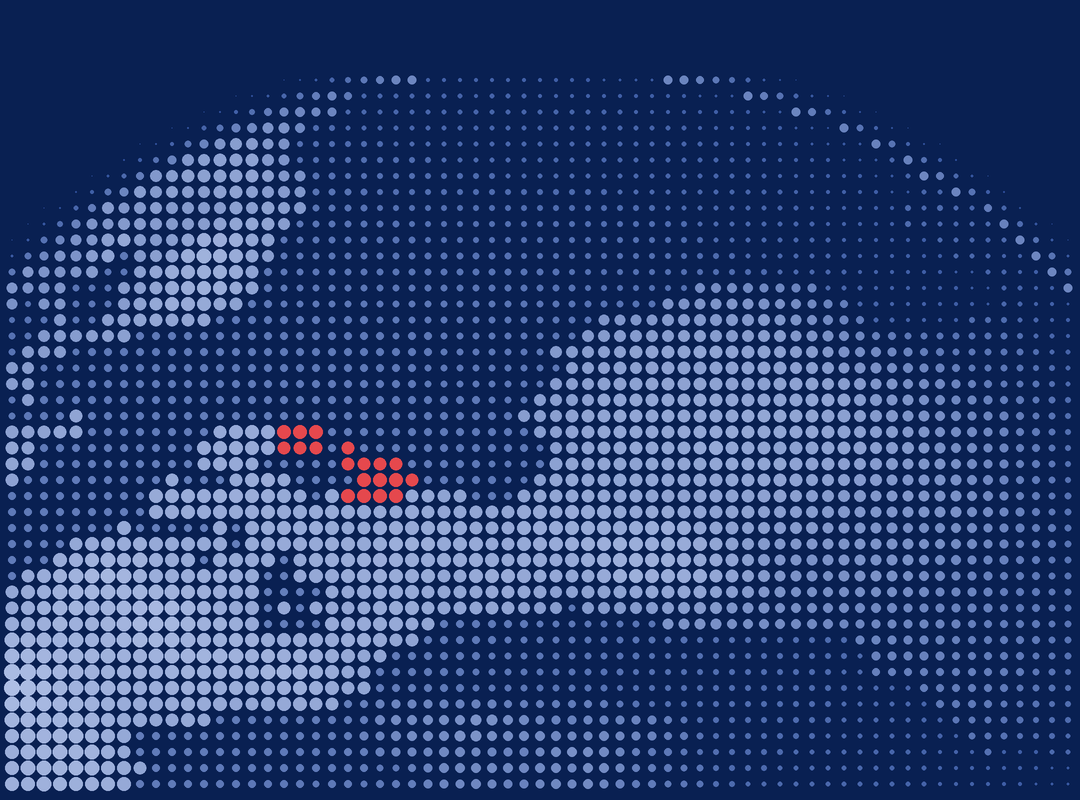

Generate this figure with Python:
# S1 v2: crisp halftone planet rising, no glow or grain; highlight = real dots recoloured.
from engine import *
W,H=1080,800
D=1500
g=globe(D,seed=11)
img=np.zeros((H,W)); ox=(W-D)//2; oy=70
ys,ye=0,min(H,D+oy)
img[oy:H,:]=g[0:H-oy,-ox:-ox+W]
cell=16
dots=halftone(img,cell=cell,angle=0,gamma=1.1)
S=2; im=Image.new('RGB',(W*S,H*S),hexrgb('#092052')); d=ImageDraw.Draw(im)
lo=hexrgb('#2A4C9A'); hi=hexrgb('#DCE6FF'); hl=hexrgb('#E5484D')
cx,cy,rad=380,470,150   # region; only bright dots inside an irregular patch are recoloured
patch=fbm(H,W,5,77,6)
for x,y,r in dots:
    t=min(1,r/(cell*0.62)); col=lerp(lo,hi,t**1.2)
    dd=((x-cx)**2+(y-cy)**2)/rad**2
    if dd<1 and t>0.55 and patch[int(y),int(x)]>0.5+0.25*dd: col=hl
    rr=r*S; d.ellipse([x*S-rr,y*S-rr,x*S+rr,y*S+rr],fill=col)
im.resize((W,H),Image.LANCZOS).save('v1b.png')
